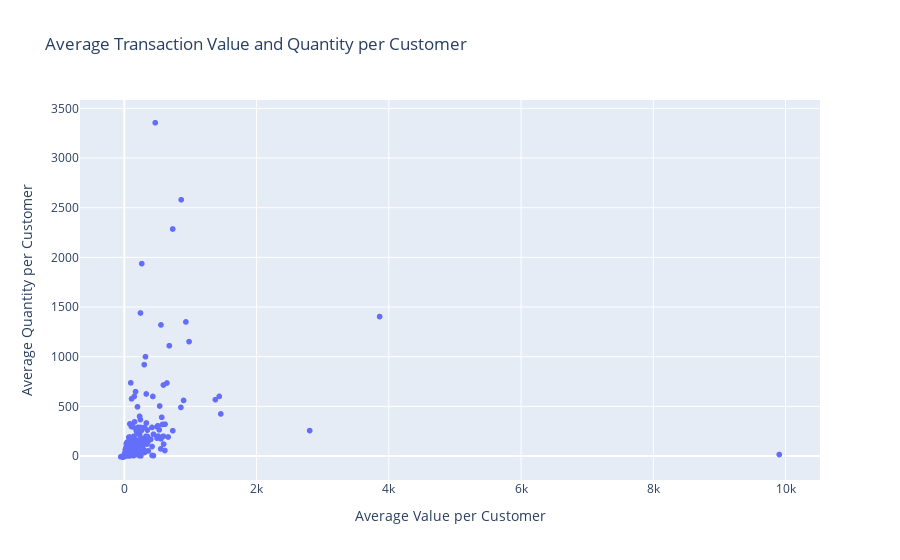

Notebook source saved alongside this figure:
### Markdown cell above
### 2. Analyze which **customers** have higher average transaction values (`TotalPrice`) or quantities (`Quantity`)

### Code cell
# Group the data by customer and calculate the mean for 'TotalPrice' and 'Quantity'
mean_price_by_customer = df_clean.groupby('Customer ID')['TotalPrice'].mean()
mean_quantity_by_customer = df_clean.groupby('Customer ID')['Quantity'].mean()

# Combine into a single dataframe
df_avgtranq = pd.concat([mean_price_by_customer, mean_quantity_by_customer], axis=1)
df_avgtranq.columns = ['avgCustomerPrice', 'avgCustomerQuantity']

# Show top 10 customers with the highest average transaction value
print("Top 10 customers with the highest average transaction value:")
print(df_avgtranq.sort_values('avgCustomerPrice', ascending=False).head(10))

# Show top 10 customers with the highest average transaction quantity
print("\nTop 10 customers with the highest average transaction quantity:")
print(df_avgtranq.sort_values('avgCustomerQuantity', ascending=False).head(10))

# Plot scatter plot for average transaction value and quantity per customer
fig = px.scatter(
    df_avgtranq,
    x='avgCustomerPrice',
    y='avgCustomerQuantity',
    title='Average Transaction Value and Quantity per Customer',
    labels={'avgCustomerPrice': 'Average Value per Customer', 'avgCustomerQuantity': 'Average Quantity per Customer'}
)
fig.show()

### Figure 1 — Plotly figure (JSON) as saved in the notebook; plotly's stock layout.template omitted (floating-point values rounded to 4 significant figures; data arrays with more than 128 entries replaced by an {"elided": "..."} marker saying what was removed)
{"data": [{"hovertemplate": "Average Value per Customer=%{x}<br>Average Quantity per Customer=%{y}<extra></extra>", "legendgroup": "", "marker": {"color": "#636efa", "symbol": "circle"}, "mode": "markers", "name": "", "showlegend": false, "type": "scattergl", "x": {"elided": "5873 float values"}, "xaxis": "x", "y": {"elided": "5873 float values"}, "yaxis": "y"}], "layout": {"legend": {"tracegroupgap": 0}, "title": {"text": "Average Transaction Value and Quantity per Customer"}, "xaxis": {"anchor": "y", "domain": [0, 1], "title": {"text": "Average Value per Customer"}}, "yaxis": {"anchor": "x", "domain": [0, 1], "title": {"text": "Average Quantity per Customer"}}}}
